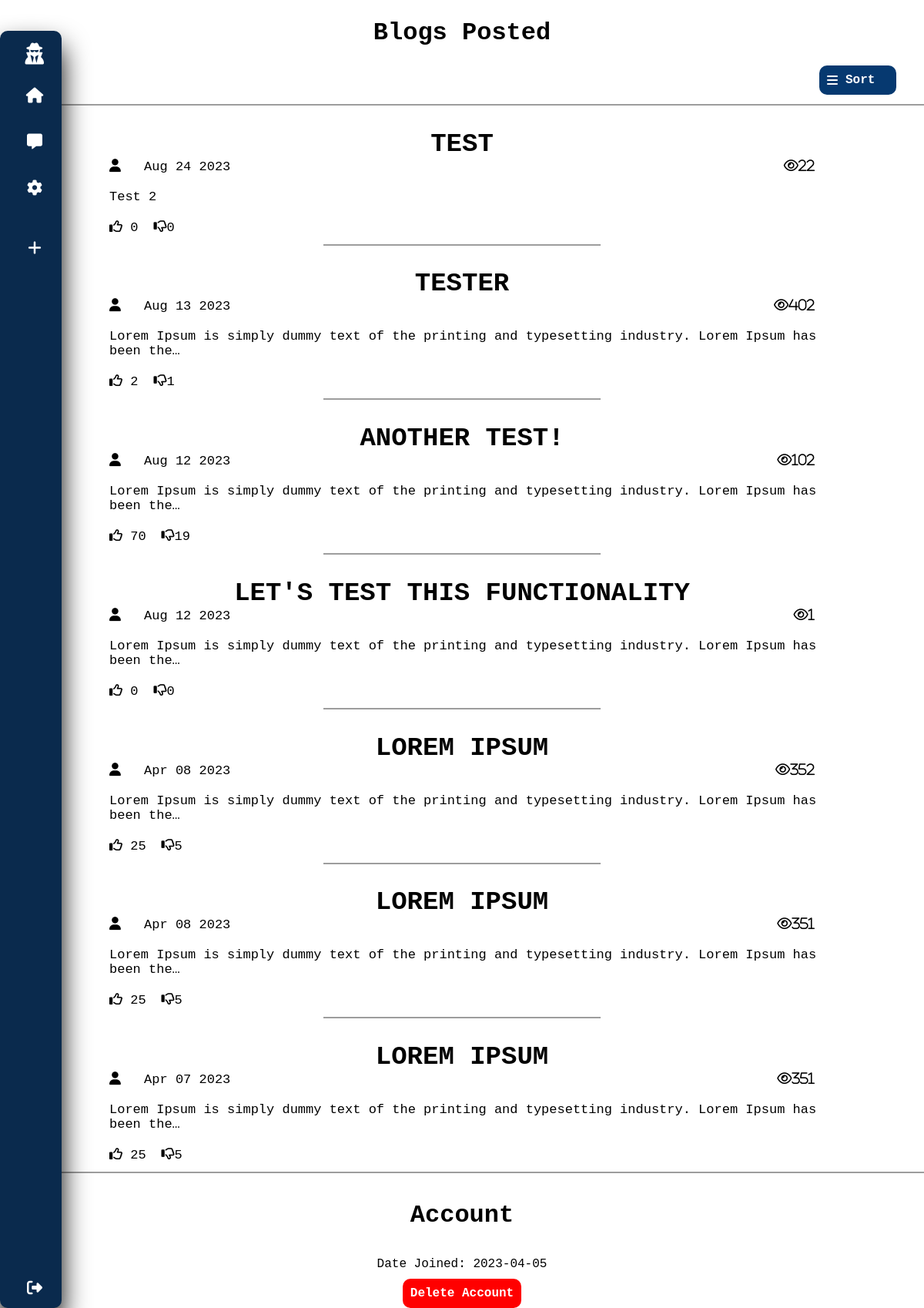
Page /user-settings/ (signed in) on the committed database.
### anonymous/models.py (models this page shows, shortened)
class Post(models.Model):
    user = models.ForeignKey(Anonymous, on_delete=models.CASCADE)
    title = models.CharField(max_length=100)
    description = models.TextField()
    date = models.DateTimeField(auto_now_add=True)
    likes = models.IntegerField(default=0)
    dislikes = models.IntegerField(default=0)
    views = models.IntegerField(default=0)

### anonymous/views.py (the view)
# urls.py: path('user-settings/', views.user_settings, name = 'user_settings')
def user_settings(request):
    get_anonymous = Anonymous.objects.get(user = request.user)
    blog_history = Post.objects.filter(user = get_anonymous).order_by('-date')
    date_joined = (request.user.date_joined).strftime('%Y-%m-%d')
    if request.method == 'POST':
        get_anonymous.delete()
        User.objects.get(username = request.user.username).delete()
        logout_view(request)
    context = {
        "blog_history": blog_history,
        "date_joined": date_joined,
    }
    return render(request, 'anonymous/user_settings.html', context)

### anonymous/templates/anonymous/user_settings.html (shortened to what this page needs)
{% extends 'anonymous/base.html' %} {%load static%} {%block content%}
<head>
  <link rel="stylesheet" href="{% static 'css/user_settings.css' %}" />
</head>
<div class="container">
  <div class="blogs-posted">
    <h1 id="blogs-posted">Blogs Posted</h1>
    <div class="sort-modal">
      <p id="sort"><i class="fa-solid fa-bars"></i> Sort</p>
    </div>
    <hr />
    {% for blog in blog_history%}
    <div class="blog">
      <a href="{% url 'post' blog.id %}">
        <h1 class="title">{{blog.title}}</h1>
        <div class="data">
          <span class="date"
            ><i class="fa-solid fa-user modal" style="margin-right: 20px"></i> {{blog.date|date:"M d Y"}}</span
          >
          <span class="views"> <i class="fa-regular fa-eye">{{blog.views}}</i></span>
        </div>
        <p>{{blog.description| truncatechars:100}}</p>
      </a>
      <div class="interaction">
        <span class="likes"
          ><i class="fa-regular fa-thumbs-up"></i> <span class="like">{{blog.likes}}</span></span
        >
        <span class="dislikes"
          ><i class="fa-regular fa-thumbs-down"></i
          ><span class="dislike">{{blog.dislikes}}</span></span
        >
      </div>
    </div>
    <hr id="blog-separator" />
    {%endfor%}
  </div>
  <hr />
  <div class="account-info">
    <h1 id="account">Account</h1>
    <p id="date-joined">Date Joined: {{date_joined}}</p>
    <button type="submit" id="delete-account">Delete Account</button>
  </div>
</div>
{%endblock%}

### anonymous/static/css/base.css (style rules this page uses)
* { margin: 0; padding: 0; outline: none; border: none; text-decoration: none; box-sizing: border-box; }
button { background-color: transparent; background-repeat: no-repeat; border: none; cursor: pointer; overflow: hidden; outline: none; }

### anonymous/static/css/user_settings.css (style rules this page uses)
* { margin: 0; padding: 0; box-sizing: border-box; font-family: "Courier New", Courier, monospace; }
.container { text-align: center; }
hr { border: 1px solid rgb(157, 157, 157); }
#blogs-posted { margin-bottom: 2%; margin-top: 2%; }
.blog { font-family: "Courier New", monospace; font-weight: 500; font-size: 17px; color: black; margin: auto; text-align: center; border: 2px solid white; width: 80%; padding: 10px; }
.blog a { color: black; }
.blog .title { margin-top: 2%; text-transform: uppercase; color: black; }
.blog p { margin: 20px 0 20px 10px; text-align: left; }
.data { display: flex; }
.views { margin-left: auto; margin-right: 10px; }
.date { margin-left: 10px; }
.interaction { display: flex; justify-content: start; margin-left: 10px; }
.likes { margin-right: 20px; }
#blog-separator { border: 1px solid rgb(157, 157, 157); width: 30%; margin: auto; }
#account { margin: 3% 0 3% 0; }
#delete-account { background-color: red; color: white; font-weight: 600; font-size: 16px; padding: 10px; border-radius: 10px; margin-top: 10px; }
.sort-modal { display: flex; justify-content: end; margin: 0 3% 1% 0; }
#sort { background-color: #063970; width: 100px; color: white; border-radius: 10px; font-weight: bold; display: flex; align-items: center; padding: 10px; }
#sort i { margin-right: 10px; }

### rows in the picture
Post: title "TEST", date "Aug 24 2023", views "22", description "Test 2", likes "0", dislikes "0"
Post: title "TESTER", date "Aug 13 2023", views "402", description "Lorem Ipsum is simply dummy text of the printing and typesetting industry. Lorem Ipsum has been the…", likes "2", dislikes "1"
Post: title "ANOTHER TEST!", date "Aug 12 2023", views "102", description "Lorem Ipsum is simply dummy text of the printing and typesetting industry. Lorem Ipsum has been the…", likes "70", dislikes "19"
Post: title "LET'S TEST THIS FUNCTIONALITY", date "Aug 12 2023", views "1", description "Lorem Ipsum is simply dummy text of the printing and typesetting industry. Lorem Ipsum has been the…", likes "0", dislikes "0"
Post: title "LOREM IPSUM", date "Apr 08 2023", views "352", description "Lorem Ipsum is simply dummy text of the printing and typesetting industry. Lorem Ipsum has been the…", likes "25", dislikes "5"
Post: title "LOREM IPSUM", date "Apr 08 2023", views "351", description "Lorem Ipsum is simply dummy text of the printing and typesetting industry. Lorem Ipsum has been the…", likes "25", dislikes "5"
Post: title "LOREM IPSUM", date "Apr 07 2023", views "351", description "Lorem Ipsum is simply dummy text of the printing and typesetting industry. Lorem Ipsum has been the…", likes "25", dislikes "5"

### other values in the picture
{{ date_joined }} "2023-04-05"
